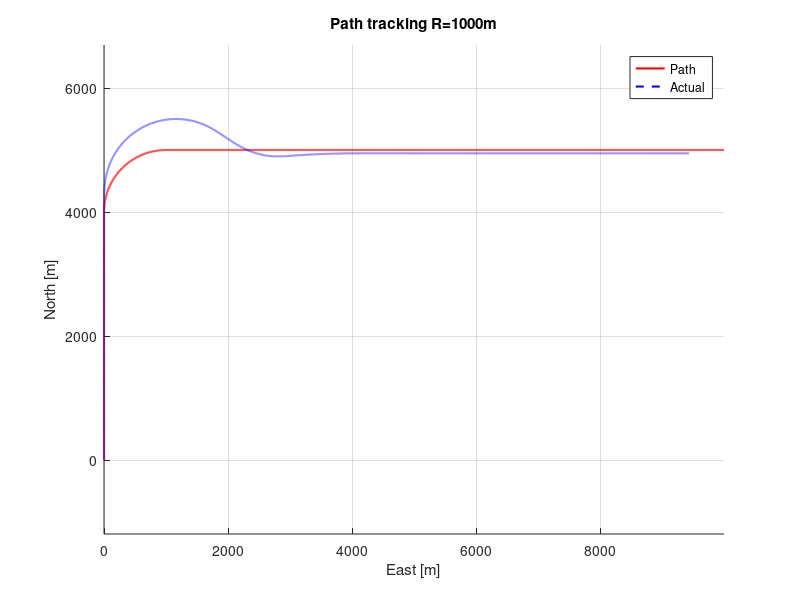

This figure's MATLAB source:
clc; clear; close all;

load('simdata_CBF_nocorr_tight.mat');   % loads simdata and t

u           = simdata(:,1);                 % m/s
v           = simdata(:,2);                 % m/s
r           = simdata(:,3);                 % rad/s
r_deg       = (180/pi) * r;                 % deg/s
x           = simdata(:,4);                 % m
y           = simdata(:,5);                 % m
psi         = simdata(:,6);                 % rad
psi_deg     = (180/pi) * psi;               % deg
delta_deg   = (180/pi) * simdata(:,7);      % deg
n   = simdata(:,8);    % rpm (state 8 is n in rpm)
n_c = simdata(:,10);   % rpm (command you stored)
delta_c_deg = (180/pi) * simdata(:,9);      % deg
u_d         = simdata(:,11);                % m/s
psi_d       = simdata(:,12);                % rad
psi_d_deg   = (180/pi) * psi_d;             % deg
r_d         =  simdata(:,13);               % rad/s
r_d_deg     = (180/pi) * r_d;               % deg/s
beta        = simdata(:,14);                % rad
beta_deg    = (180/pi) * beta;              % deg
beta_c      = simdata(:,15);                % rad
beta_c_deg  = (180/pi) * beta_c;            % deg
x_p         = simdata(:,16);                % m
y_p         = simdata(:,17);                % m
delta       = simdata(:,18);                % m
psi_ref     = simdata(:,19);                % rad
psi_ref_deg = psi_ref * (180/pi);           % deg
y_e_max     = simdata(:,20);                % m
dx_p        = simdata(:,21);                
dy_p        = simdata(:,22);
y_e         = simdata(:,23);                % m
psi_d_safe  = simdata(:,24);                % rad
psi_d_safe_deg   = (180/pi) * psi_d_safe;   % deg
cbf_val     = simdata(:,25);


figure(1); hold on; axis equal; grid on;
plot(y_p, x_p, 'r-', 'LineWidth',1.5, 'DisplayName','Path')
plot(y, x, 'b--', 'LineWidth',1.5, 'DisplayName','Actual')
xlabel('East [m]'); ylabel('North [m]');    % Remember x,y is opposide because of NED
title('Path tracking R=1000m');
legend;
